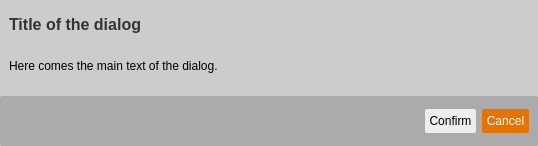
<?xml version="1.0" encoding="UTF-8"?>
<ui version="4.0">
 <class>Form</class>
 <widget class="QWidget" name="Form">
  <property name="geometry">
   <rect>
    <x>0</x>
    <y>0</y>
    <width>538</width>
    <height>146</height>
   </rect>
  </property>
  <property name="sizePolicy">
   <sizepolicy hsizetype="Expanding" vsizetype="Expanding">
    <horstretch>0</horstretch>
    <verstretch>0</verstretch>
   </sizepolicy>
  </property>
  <property name="minimumSize">
   <size>
    <width>0</width>
    <height>0</height>
   </size>
  </property>
  <property name="maximumSize">
   <size>
    <width>16777215</width>
    <height>16777215</height>
   </size>
  </property>
  <property name="cursor">
   <cursorShape>ArrowCursor</cursorShape>
  </property>
  <property name="windowTitle">
   <string>Form</string>
  </property>
  <property name="autoFillBackground">
   <bool>false</bool>
  </property>
  <property name="styleSheet">
   <string notr="true">background-color: #ccc;
border-radius: 2px;</string>
  </property>
  <layout class="QVBoxLayout" name="verticalLayout">
   <property name="spacing">
    <number>0</number>
   </property>
   <property name="sizeConstraint">
    <enum>QLayout::SetMinimumSize</enum>
   </property>
   <property name="leftMargin">
    <number>0</number>
   </property>
   <property name="topMargin">
    <number>0</number>
   </property>
   <property name="rightMargin">
    <number>0</number>
   </property>
   <property name="bottomMargin">
    <number>0</number>
   </property>
   <item>
    <widget class="QWidget" name="widget_2" native="true">
     <property name="sizePolicy">
      <sizepolicy hsizetype="Expanding" vsizetype="Expanding">
       <horstretch>0</horstretch>
       <verstretch>0</verstretch>
      </sizepolicy>
     </property>
     <layout class="QVBoxLayout" name="verticalLayout_2">
      <property name="sizeConstraint">
       <enum>QLayout::SetMinimumSize</enum>
      </property>
      <item>
       <widget class="QLabel" name="dialog_title_label">
        <property name="sizePolicy">
         <sizepolicy hsizetype="Preferred" vsizetype="Fixed">
          <horstretch>0</horstretch>
          <verstretch>0</verstretch>
         </sizepolicy>
        </property>
        <property name="minimumSize">
         <size>
          <width>0</width>
          <height>30</height>
         </size>
        </property>
        <property name="maximumSize">
         <size>
          <width>16777215</width>
          <height>30</height>
         </size>
        </property>
        <property name="styleSheet">
         <string notr="true">font-size: 16px;
font-weight: bold;
color: #333;</string>
        </property>
        <property name="text">
         <string>Title of the dialog</string>
        </property>
       </widget>
      </item>
      <item>
       <widget class="QLabel" name="dialog_main_text_label">
        <property name="sizePolicy">
         <sizepolicy hsizetype="Expanding" vsizetype="MinimumExpanding">
          <horstretch>0</horstretch>
          <verstretch>0</verstretch>
         </sizepolicy>
        </property>
        <property name="text">
         <string>Here comes the main text of the dialog.</string>
        </property>
        <property name="wordWrap">
         <bool>true</bool>
        </property>
       </widget>
      </item>
     </layout>
    </widget>
   </item>
   <item>
    <widget class="QWidget" name="dialog_button_container" native="true">
     <property name="sizePolicy">
      <sizepolicy hsizetype="Preferred" vsizetype="Fixed">
       <horstretch>0</horstretch>
       <verstretch>0</verstretch>
      </sizepolicy>
     </property>
     <property name="minimumSize">
      <size>
       <width>0</width>
       <height>50</height>
      </size>
     </property>
     <property name="maximumSize">
      <size>
       <width>16777215</width>
       <height>50</height>
      </size>
     </property>
     <property name="styleSheet">
      <string notr="true">background-color: #ababab;</string>
     </property>
     <layout class="QHBoxLayout" name="horizontalLayout">
      <item>
       <spacer name="horizontalSpacer">
        <property name="orientation">
         <enum>Qt::Horizontal</enum>
        </property>
        <property name="sizeHint" stdset="0">
         <size>
          <width>40</width>
          <height>20</height>
         </size>
        </property>
       </spacer>
      </item>
      <item>
       <widget class="QToolButton" name="dialog_confirm_button">
        <property name="minimumSize">
         <size>
          <width>0</width>
          <height>24</height>
         </size>
        </property>
        <property name="maximumSize">
         <size>
          <width>16777215</width>
          <height>24</height>
         </size>
        </property>
        <property name="cursor">
         <cursorShape>PointingHandCursor</cursorShape>
        </property>
        <property name="styleSheet">
         <string notr="true">border: none;
border-radius: 2px;
background-color: #eee;
font-size: 12px;
</string>
        </property>
        <property name="text">
         <string>Confirm</string>
        </property>
       </widget>
      </item>
      <item>
       <widget class="QToolButton" name="dialog_cancel_button">
        <property name="minimumSize">
         <size>
          <width>0</width>
          <height>24</height>
         </size>
        </property>
        <property name="maximumSize">
         <size>
          <width>16777215</width>
          <height>24</height>
         </size>
        </property>
        <property name="cursor">
         <cursorShape>PointingHandCursor</cursorShape>
        </property>
        <property name="styleSheet">
         <string notr="true">border: none;
border-radius: 2px;
background-color: #e67300;
color: white;
font-size: 12px;
</string>
        </property>
        <property name="text">
         <string>Cancel</string>
        </property>
       </widget>
      </item>
     </layout>
    </widget>
   </item>
  </layout>
 </widget>
 <resources/>
 <connections/>
</ui>
